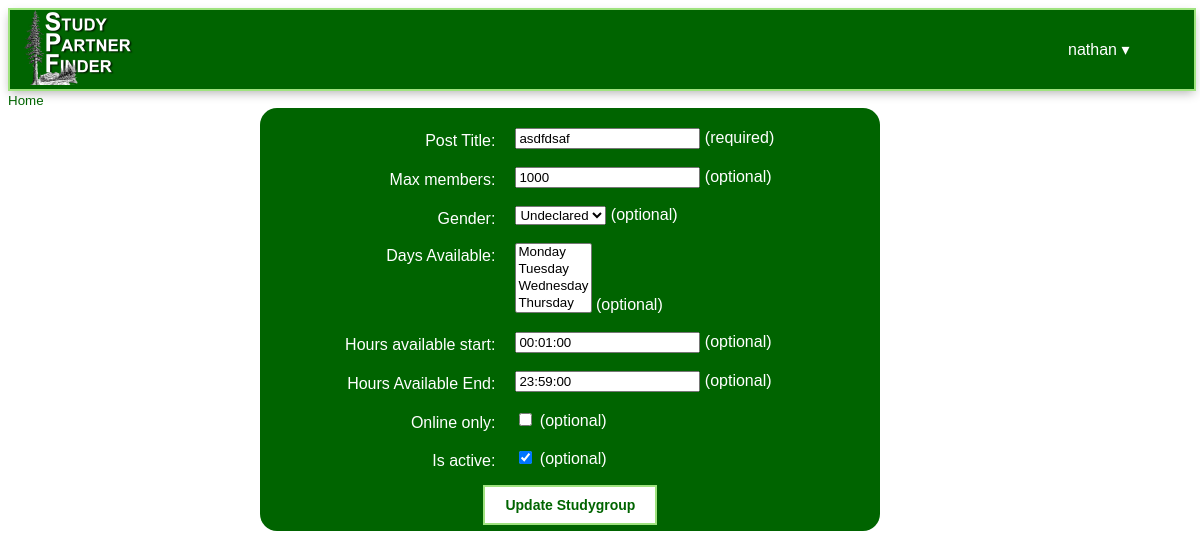
Page /studygroups/update/7 (signed in) on the committed database.
### users/models.py (models this page shows)
class CustomUser(AbstractUser):
    email = models.EmailField(('email address'), unique = True)
    college = models.CharField(default = 'humboldt.edu', max_length = 200, null = True)
    gender = models.CharField(max_length = 1, choices = MY_GENDER_CHOICES, null = True)
    is_verified = models.BooleanField(default = False)
    verification_code = models.CharField(max_length = 200, null = True)
    verification_date = models.DateTimeField('date verified', null = True)
    has_accepted_tos = models.BooleanField(default = False)

### studygroups/models.py (models this page shows)
class StudyGroup(models.Model):
    id = models.BigAutoField(primary_key = True)
    post_title = models.CharField(max_length = 250, default = '')
    creator = models.ForeignKey(CustomUser, on_delete = models.CASCADE)
    course = models.ForeignKey(Course, on_delete = models.CASCADE, null = True)
    is_active = models.BooleanField(default = True)
    max_members = models.PositiveIntegerField(
        default = 1000,
        validators = [MinValueValidator(1)])
    gender_specific = models.CharField(max_length = 15, choices = MY_GENDER_CHOICES)
    days_available = models.ManyToManyField(Days)
    hours_available_start = models.TimeField(
        auto_now_add = False,
        blank = True,
        null = True,
        default = datetime.time(0, 1))
    hours_available_end = models.TimeField(
        auto_now_add = False,
        blank = True,
        null = True,
        default = datetime.time(23, 59))
    online_only = models.BooleanField(default = False)

### studygroups/views.py (the view)
# urls.py: path('update/<slug:pk>', views.update, name = 'update'),
@login_required
def update(request, pk = None):
    if pk is None:
        pass
    studygroup = StudyGroup.objects.get(id = pk)
    form = StudyGroupEditForm(request.POST or None, instance = studygroup)
    if request.method == 'POST':
        if form.is_valid():  # All validation rules pass
            data = form.cleaned_data
            sg = StudyGroup.objects.get(id = pk)
            if request.user == sg.creator:
                data['creator'] = CustomUser.objects.get(pk = request.user.id)
                d = Days.objects.create(days_available = data['days_available'])
                old_days_available = sg.days_available.all()
                sg.post_title = data['post_title']
                sg.max_members = data['max_members'] if data['max_members'] is not None else 1000
                sg.gender_specific = data['gender_specific' ] if data['gender_specific'] is not None else 'U'
                sg.hours_available_start = data['hours_available_start'] \
                    if data['hours_available_start'] is not None else datetime.time(0, 1)
                sg.hours_available_end = data['hours_available_end'] \
                    if data['hours_available_end'] is not None else datetime.time(23, 59)
                sg.online_only = data['online_only'] if data['online_only'] is not None else False
                sg.is_active = data['is_active']
                if d is not None:
                    old_days_available.delete()
                    sg.days_available.add(d)
                sg.save()
                return redirect('/studygroups/view/{}'.format(pk))
    else:
        studygroup = StudyGroup.objects.get(id = pk)
        days_available = studygroup.days_available.all()
        if request.user == studygroup.creator:
            template = 'studygroups/update.html'
            context = { 'form': form , 'studygroup': studygroup, 'id': pk, 'days_available': days_available}
            return render(request, template, context)
    return redirect('/studygroups/mine')

### templates/studygroups/update.html (shortened to what this page needs)
{% extends 'base.html' %}
{% block content %}
<div class="greenbox">
<div style="margin-left: auto;margin-right:auto; align: left; text-align:left;">
<form action="/studygroups/update/{{ studygroup.id }}" method="post" onsubmit="return UpdateTime();">
    <p class="fieldWrapper">
        <label for="{{ form.post_title.id_for_label }}" class="signup_label">{{ form.post_title.label }}:</label>
        <span class="signup_input">{{ form.post_title }}
        (required)
        </span>
    </p>
    <p class="fieldWrapper">
        <label for="{{ form.max_members.id_for_label }}" class="signup_label">{{ form.max_members.label }}:</label>
        <span class="signup_input">{{ form.max_members }}
        (optional)
        </span>
    </p>
    <p class="fieldWrapper">
        <label for="{{ form.gender_specific.id_for_label }}" class="signup_label">{{ form.gender_specific.label }}:</label>
        <span class="signup_input">{{ form.gender_specific }}
        (optional)
        </span>
    </p>
    <p class="fieldWrapper">
        <label for="{{ form.days_available.id_for_label }}" class="signup_label">{{ form.days_available.label }}:</label>
        <span class="signup_input">{{ form.days_available }}
        (optional)
        </span>
    </p>
    <p class="fieldWrapper">
        <label for="{{ form.hours_available_start.id_for_label }}" class="signup_label">{{ form.hours_available_start.label }}:</label>
        <span class="signup_input">{{ form.hours_available_start }}
        (optional)
        </span>
    </p>
   <p class="fieldWrapper">
        <label for="{{ form.hours_available_end.id_for_label }}" class="signup_label">{{ form.hours_available_end.label }}:</label>
        <span class="signup_input">{{ form.hours_available_end }}
        (optional)
        </span>
    </p>
    <p class="fieldWrapper">
        <label for="{{ form.online_only.id_for_label }}" class="signup_label">{{ form.online_only.label }}:</label>
        <span class="signup_input">{{ form.online_only }}
        (optional)
        </span>
    </p>
    <p class="fieldWrapper">
        <label for="{{ form.is_active.id_for_label }}" class="signup_label">{{ form.is_active.label }}:</label>
        <span class="signup_input">{{ form.is_active }}
        (optional)
        </span>
    </p>
    <div align="center" style="padding-bottom: 3px;">
    <input type="submit" value="Update Studygroup"  id="submit"/>
    </div>
</form>
</div>
</div>
{% endblock %}

### templates/base.html (shortened to what this page needs)
{% load staticfiles %}
<!DOCTYPE html>
<html>
<head>
    <link rel="stylesheet" href="{% static "css/jquery.timepicker.css" %}" />
    <link rel="stylesheet" href="{% static "css/spf.css" %}" type="text/css" />
</head>
<body>
    <div id='header' class='header'>
        <div class="box1">
            <div class="logo">
                <a href="/"><img src="{% static "images/SPF-Logo.jpg" %}"
                            width="150"
                            height="75"
                            alt="Study Partner Finder" /></a>
            </div>
        </div>
        <div class="box1">
        {% if user.is_authenticated %}
           <div class="dropdown">
                <button class="dropbtn">
                {% if user.username != "" %}
                    {{ user.username }}
                 {% else %}
                    {{ user.first_name }}
                 {% endif %} &#9662;</button>
            </div>
        {% else %}
            <div>
                <a class="header" href="{% url 'login' %}">Sign In</a> |
                <a href="{% url 'signup' %}">Register</a>
            </div>
        {% endif %}
        </div>
    </div>
    <div id="breadcrumbs" style="width: 100%"><a href="/">Home</a></div>
    <div id="main">
    <main>
       {% block content %}
        {% endblock %}
    </main>
    </div>
</body>
</html>

### StudyPartnerFinder/static/css/spf.css (style rules this page uses)
body { font-size: 100%; font-family: arial; }
p { font-size: 100%; font-family: sans-serif; }
#main { width: 95%; position: relative; align: center; text-align: center; }
.signup_label { display:inline-block; *display: inline; zoom:1; float: left; padding-top: 5px; text-align: right; width: 225px; }
.signup_input { margin-top: 1px; margin-bottom: 1px; display:inline-block; *display: inline; zoom:1; vertical-align:middle; margin-left:20px }
#header { border: 2px solid #9fe37f; background-color: #006400; width: 100%; height: 79px; color: #ffffff; text-align: justify; -ms-text-justify: distribute-all-lines; text-justify: distribute-all-lines; -webkit-box-shadow: 0px 4px 10px -2px rgba(0, 0, 0, 0.3); -moz-box-shadow: 0px 4px 10px -2px rgba(0, 0, 0, 0.3); box-shadow: 0 4px 10px -2px rgba(0, 0, 0, 0.3); }
.header div { white-space:nowrap; }
.logo { position: relative; display: inline-block; margin-left: 10px; }
.header a { color: white; text-decoration: none; }
.box1, .box2, .box4 { width: 150px; vertical-align: middle; display: inline-block; *display: inline; zoom: 1 }
#submit { border-top: 2px solid #9fe37f; border-left: 2px solid #9fe37f; border-right: 2px solid #9fe37f; border-bottom: 2px solid #9fe37f; padding: 10px 20px !important; font-size: 14px !important; background-color: #ffffff; font-weight: bold; color: #006400; cursor: pointer; }
#breadcrumbs { width: 100%; align: left; color: #006400; font-size: smaller; margin-left: 0px; margin-top: 1px; padding-top: 1px; }
#breadcrumbs a:link { color: #006400; text-decoration: none; }
.greenbox { width: 600px; align: center; background-color: #006400; border-radius: 17px; -webkit-border-radius: 17px; -moz-border-radius: 17px; margin-left: auto; margin-right: auto; display: block; padding-top: 3px; padding-bottom: 3px; padding-left: 10px; padding-right: 10px; color: #ffffff; }
.dropbtn { background-color: #006400; color: #ffffff; padding: 24px; font-size: 16px; border: none; cursor: pointer; }
.dropdown { position: relative; display: inline-block; margin-right: 50px; }

### rows in the picture
CustomUser: username "nathan"
StudyGroup: post_title "asdfdsaf", max_members "1000", gender_specific "Undeclared", hours_available_start "00:01:00", hours_available_end "23:59:00", is_active "☑"
